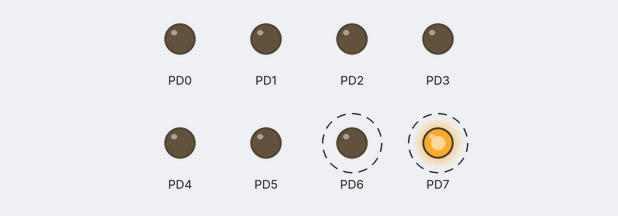
Recording of a program running on a simulated ATmega128, built with avr-gcc and emulated at 8 MHz. On the bench: output pins drawn as LEDs (lit = HIGH). Dashed ring = blinking.

Above: at 0.2 s.
Timing chart, 0 to 3.0 s (numbered marks = the images above):
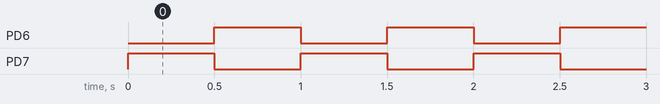

The program:

main.c
```c
/*
 * OpdrachtB2.c
 *
 * Created: 7-2-2025 11:41:34
 * Author : leonb
 */

#define F_CPU 8e6
#include <avr/io.h>
#include <util/delay.h>

void wait(int ms)
{
	for (int i=0; i<ms; i++) {
		_delay_ms( 1 );		// library function (max 30 ms at 8MHz)
	}
}

int main(void)
{
	// All pins PORTD are set to output
    DDRD = 0b11111111;

    while (1) {
		// Write 10000000b PORTD, PD7 is turning on and the other ones off
	    PORTD = 0b10000000;
	    wait( 500 );

		// Write 01000000b PORTD, PD6 is turning on and the other ones off
	    PORTD = 0b01000000;
	    wait( 500 );
    }

    return 1;
}
```

Measured:
- by itself, PD6, PD7: alternates HIGH for 0.50 s and LOW for 0.50 s
